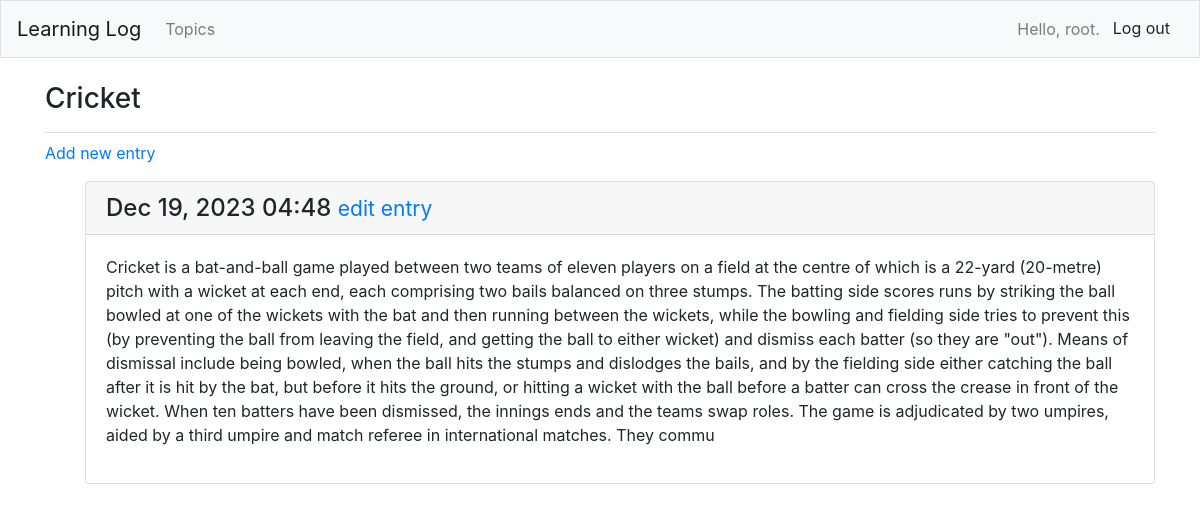
The page /topics/3/ (signed in) on the database its author committed.
### learning_logs/models.py (models this page shows, shortened)
class Topic(models.Model) :
    text=models.CharField(max_length=200)
    date_added=models.DateTimeField(auto_now_add=True)
    owner= models.ForeignKey(User, on_delete=models.CASCADE)
    def __str__(self) :
        return self.text

class Entry(models.Model) :
    topic=models.ForeignKey(Topic,on_delete=models.CASCADE)
    text= models.TextField()
    date_added=models.DateTimeField(auto_now_add=True)
    class Meta :
        verbose_name_plural='entries'

### learning_logs/views.py (the view)
# urls.py: path('topics/<int:topic_id>/',views.topic,name='topic'),
@login_required
def topic(request,topic_id) :
    topic=Topic.objects.get(id=topic_id)
    """Topic belongs to current user"""
    if topic.owner!=request.user :
        raise Http404
    entries=topic.entry_set.order_by('-date_added')
    context={'topic':topic,'entries':entries}
    return render(request,'learning_logs/topic.html',context)

### learning_logs/templates/learning_logs/topic.html
{% extends "learning_logs/base.html" %}
{% block page_header %}
<h3>{{topic}}</h3>
{% endblock page_header %}
{% block content %}
<p>
    <a href="{% url 'learning_logs:new_entry' topic.id %}"> Add new entry</a>
</p>
<ul>
    {% for entry in entries %}
    <div class="card mb-3">
    <h4 class="card-header">
        {{ entry.date_added|date:'M d, Y H:i' }}
        <small><a href="{% url 'learning_logs:edit_entry' entry.id %}">edit entry</a></small>
    </h4>
    <div class="card-body">
        {{ entry.text|linebreaks }}
    </div>
    </div>
    {% empty %}
    <p> There are no entries for this Topic <p>
    {% endfor %}
</ul>
{% endblock content %}

### learning_logs/templates/learning_logs/base.html (shortened to what this page needs)
{% load bootstrap4 %}
<!doctype html>
<html lang="en">
    <head>
        {% bootstrap_css %}
    </head>
</html>
<body>
    <nav class="navbar navbar-expand-md navbar-light bg-light mb-4 border">
        <a class="navbar-brand" href="{% url 'learning_logs:index' %}">Learning Log</a>
        <div class="collapse navbar-collapse" id="navbarCollapse">
            <ul class="navbar-nav mr-auto">
                <li class="nav-item">
                    <a class="nav-link" href="{% url 'learning_logs:topics' %}">Topics</a>
                </li>
            </ul>
            <ul class="navbar-nav ml-auto">
                {% if user.is_authenticated %}
                <li class="nav-item">
                    <span class="navbar-text">Hello, {{user.username}}.</span>
                </li>
                <li class="nav-item">
                    <form method="post" action="{% url 'users:logout' %}">
                        <button type="submit" class="btn btn-light">Log out</button>
                    </form>
                </li>
                {% endif %}
            </ul>
        </div>
    </nav>
    <main role="main" class="container">
        <div class="pb-2 mb-2 border-bottom">
            {% block page_header %}{% endblock page_header %}
        </div>
        <div>
            {% block content %} {% endblock content %}
        </div>
    </main>
</body>

### rows shown on the page
Topic: text "Cricket"
Entry: date_added "Dec 19, 2023 04:48", text "Cricket is a bat-and-ball game played between two teams of eleven players on a field at the centre of which is a 22-yard (20-metre) pitch with a wicket at each end, each comprising two bails balanced on three stumps. The batting side scores runs by striking the ball bowled at one of the wickets with the bat and then running between the wickets, while the bowling and fielding side tries to prevent this (by preventing the ball from leaving the field, and getting the ball to either wicket) and dismiss each batter (so they are \"out\"). Means of dismissal include being bowled, when the ball hits the stumps and dislodges the bails, and by the fielding side either catching the ball after it is hit…"

### other values the page prints
{{ user.username }} "root"
